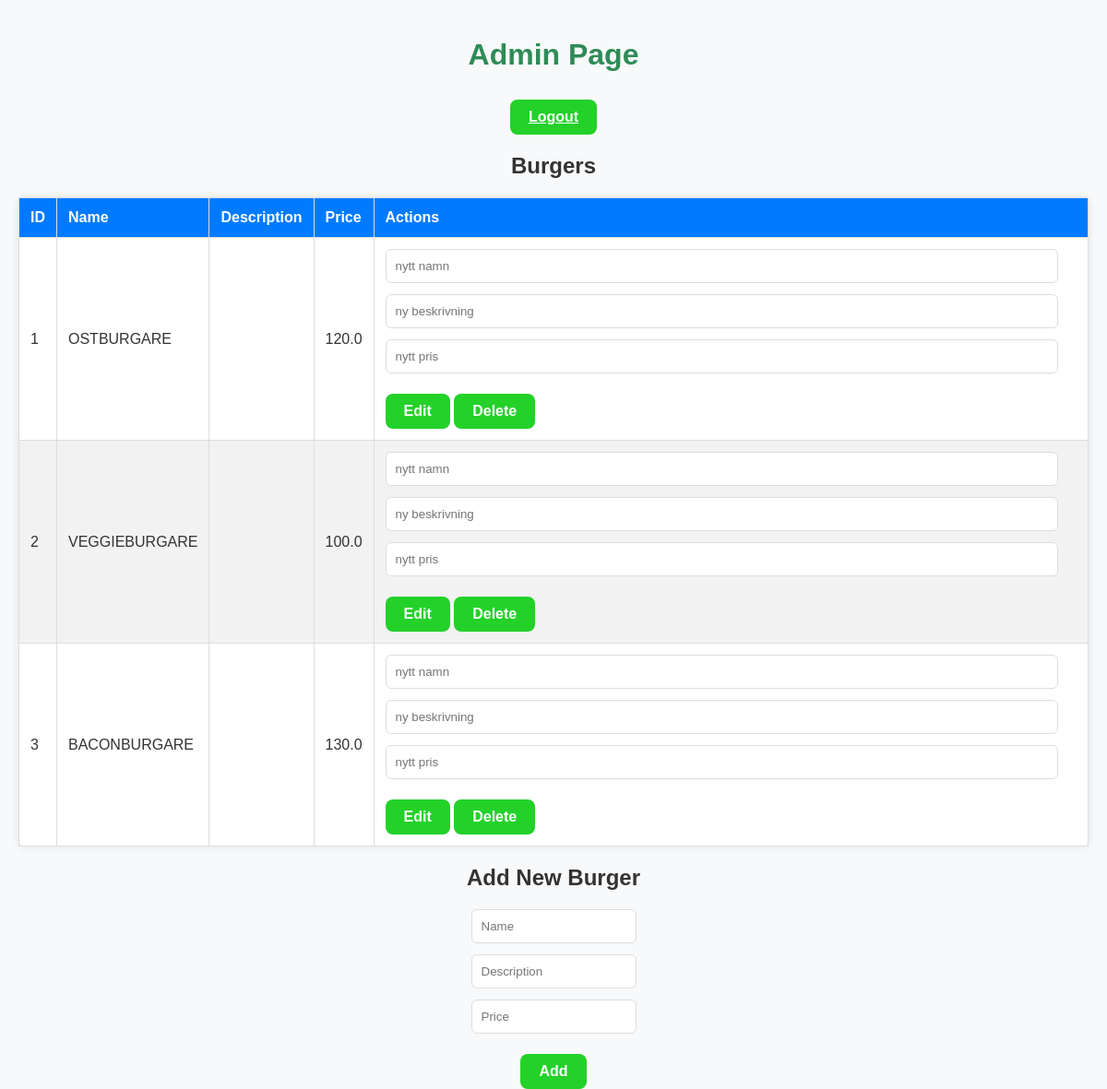
The page /admin (signed in) on the database its author committed.
### tables this page shows
CREATE TABLE burgers (
    id INTEGER PRIMARY KEY AUTOINCREMENT,
    name TEXT NOT NULL,
    description TEXT,
    price REAL
);

### app.py (the view)
@app.route('/admin')
def admin():
    if 'user_id' not in session:
        return redirect(url_for('login'))
    conn = connect_db()
    cursor = conn.cursor()
    cursor.execute('SELECT * FROM burgers')
    burgers = cursor.fetchall()
    conn.close()
    return render_template('admin.html', burgers=burgers)

### app.py (called while the page is built)
def connect_db():
    conn = sqlite3.connect('burgers.db')
    return conn

### templates/admin.html (shortened to what this page needs)
<!DOCTYPE html>
<html lang="en">
<head>
    <link rel="stylesheet" href="/static/styles.css">
</head>
<body class="admin-page">
    <h1>Admin Page</h1>
    <a href="/logout" class="logout-button">Logout</a>
    <h2>Burgers</h2>
    <table>
        <thead>
            <tr>
                <th>ID</th>
                <th>Name</th>
                <th>Description</th>
                <th>Price</th>
                <th>Actions</th>
            </tr>
        </thead>
        <tbody>
            {% for burger in burgers %}
            <tr>
                <td>{{ burger[0] }}</td>
                <td>{{ burger[1] }}</td>
                <td>{{ burger[2] }}</td>
                <td>{{ burger[3] }}</td>
                <td>
                    <form action="/edit_burger/{{ burger[0] }}" method="POST" style="display:inline;">
                        <input type="text" name="name" placeholder="nytt namn">
                        <input type="text" name="description" placeholder="ny beskrivning">
                        <input type="text" name="price" placeholder="nytt pris">
                        <button type="submit">Edit</button>
                    </form>
                    <form action="/delete_burger/{{ burger[0] }}" method="POST" style="display:inline;">
                        <button type="submit">Delete</button>
                    </form>
                </td>
            </tr>
            {% endfor %}
        </tbody>
    </table>
    <h2>Add New Burger</h2>
    <form action="/add_burger" method="POST">
        <input type="text" name="name" placeholder="Name">
        <input type="text" name="description" placeholder="Description">
        <input type="text" name="price" placeholder="Price">
        <button type="submit">Add</button>
    </form>
</body>
</html>

### static/styles.css (style rules this page uses)
body { font-family: 'Arial', sans-serif; background-color: #f8f9fa; margin: 0; padding: 0; display: flex; flex-direction: column; align-items: center; height: 100vh; color: #333; text-align: center; }
h1, h2 { color: #333; margin-bottom: 20px; }
form { display: flex; flex-direction: column; align-items: center; }
input[type="text"], input[type="password"], input[type="number"], select, textarea { width: calc(100% - 20px); padding: 10px; margin-bottom: 12px; border: 1px solid #ddd; border-radius: 6px; box-sizing: border-box; }
button, .btn, .complete-btn, .logout-button, .order-button { padding: 10px 20px; background-color: #23d129; color: #fff; border: none; border-radius: 8px; cursor: pointer; font-size: 16px; font-weight: bold; text-align: center; margin-top: 10px; }
table { width: 100%; border-collapse: collapse; background-color: #fff; border-radius: 8px; box-shadow: 0 0 10px rgba(0, 0, 0, 0.1); margin-top: 20px; }
th, td { padding: 12px; border: 1px solid #ddd; text-align: left; }
thead { background-color: #007bff; color: #fff; }
tbody tr:nth-child(even) { background-color: #f2f2f2; }
.order-confirmation, .kitchen-show, .admin-page { font-family: Arial, sans-serif; margin: 20px; }
.order-confirmation h1, .kitchen-show h1, .admin-page h1 { color: #2E8B57; }
.admin-page table, .kitchen-show table { max-width: 1200px; width: 100%; margin: 0 auto; }

### rows shown on the page
burgers: id "1", name "OSTBURGARE", price "120.0"
burgers: id "2", name "VEGGIEBURGARE", price "100.0"
burgers: id "3", name "BACONBURGARE", price "130.0"
